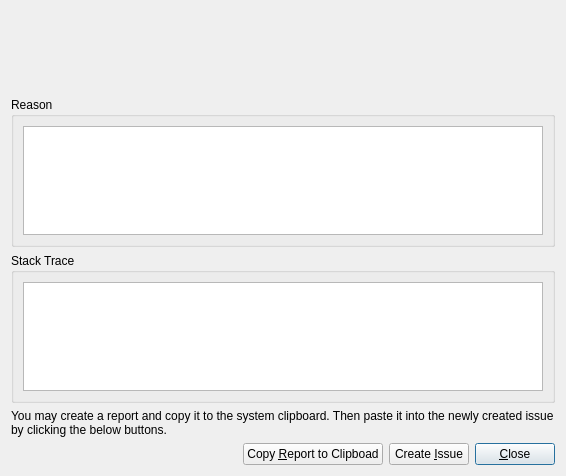
<?xml version="1.0" encoding="UTF-8"?>
<ui version="4.0">
 <class>TerminationDialog</class>
 <widget class="QDialog" name="TerminationDialog">
  <property name="geometry">
   <rect>
    <x>0</x>
    <y>0</y>
    <width>566</width>
    <height>476</height>
   </rect>
  </property>
  <property name="windowTitle">
   <string>Dialog</string>
  </property>
  <layout class="QVBoxLayout" name="verticalLayout_3">
   <item>
    <layout class="QHBoxLayout" name="horizontalLayout_2">
     <item>
      <widget class="QLabel" name="iconLabel">
       <property name="sizePolicy">
        <sizepolicy hsizetype="Minimum" vsizetype="Minimum">
         <horstretch>0</horstretch>
         <verstretch>0</verstretch>
        </sizepolicy>
       </property>
       <property name="maximumSize">
        <size>
         <width>64</width>
         <height>64</height>
        </size>
       </property>
       <property name="text">
        <string/>
       </property>
      </widget>
     </item>
     <item>
      <widget class="QLabel" name="explanationLabel">
       <property name="minimumSize">
        <size>
         <width>0</width>
         <height>80</height>
        </size>
       </property>
       <property name="text">
        <string>&lt;html&gt;&lt;head/&gt;&lt;body&gt;&lt;p&gt;&lt;br/&gt;&lt;/p&gt;&lt;/body&gt;&lt;/html&gt;</string>
       </property>
       <property name="textFormat">
        <enum>Qt::RichText</enum>
       </property>
       <property name="wordWrap">
        <bool>true</bool>
       </property>
       <property name="openExternalLinks">
        <bool>true</bool>
       </property>
      </widget>
     </item>
    </layout>
   </item>
   <item>
    <widget class="QGroupBox" name="groupBox_2">
     <property name="title">
      <string>Reason</string>
     </property>
     <layout class="QVBoxLayout" name="verticalLayout_2">
      <item>
       <widget class="QPlainTextEdit" name="reasonTextEdit">
        <property name="minimumSize">
         <size>
          <width>0</width>
          <height>100</height>
         </size>
        </property>
        <property name="undoRedoEnabled">
         <bool>false</bool>
        </property>
        <property name="readOnly">
         <bool>true</bool>
        </property>
       </widget>
      </item>
     </layout>
    </widget>
   </item>
   <item>
    <widget class="QGroupBox" name="groupBox">
     <property name="title">
      <string>Stack Trace</string>
     </property>
     <layout class="QVBoxLayout" name="verticalLayout">
      <item>
       <widget class="QPlainTextEdit" name="stackTraceTextEdit">
        <property name="minimumSize">
         <size>
          <width>512</width>
          <height>100</height>
         </size>
        </property>
        <property name="undoRedoEnabled">
         <bool>false</bool>
        </property>
        <property name="readOnly">
         <bool>true</bool>
        </property>
       </widget>
      </item>
     </layout>
    </widget>
   </item>
   <item>
    <widget class="QLabel" name="infoLabel">
     <property name="minimumSize">
      <size>
       <width>200</width>
       <height>0</height>
      </size>
     </property>
     <property name="text">
      <string>You may create a report and copy it to the system clipboard. Then paste it into the newly created issue by clicking the below buttons.</string>
     </property>
     <property name="wordWrap">
      <bool>true</bool>
     </property>
    </widget>
   </item>
   <item>
    <layout class="QHBoxLayout" name="horizontalLayout">
     <item>
      <spacer name="horizontalSpacer">
       <property name="orientation">
        <enum>Qt::Horizontal</enum>
       </property>
       <property name="sizeHint" stdset="0">
        <size>
         <width>40</width>
         <height>20</height>
        </size>
       </property>
      </spacer>
     </item>
     <item>
      <widget class="QPushButton" name="copyReportButton">
       <property name="text">
        <string>Copy &amp;Report to Clipboad</string>
       </property>
       <property name="autoDefault">
        <bool>false</bool>
       </property>
      </widget>
     </item>
     <item>
      <widget class="QPushButton" name="createIssueButton">
       <property name="text">
        <string>Create &amp;Issue</string>
       </property>
       <property name="autoDefault">
        <bool>false</bool>
       </property>
      </widget>
     </item>
     <item>
      <widget class="QPushButton" name="closeButton">
       <property name="text">
        <string>&amp;Close</string>
       </property>
       <property name="autoDefault">
        <bool>false</bool>
       </property>
       <property name="default">
        <bool>true</bool>
       </property>
      </widget>
     </item>
    </layout>
   </item>
  </layout>
 </widget>
 <resources/>
 <connections/>
</ui>
